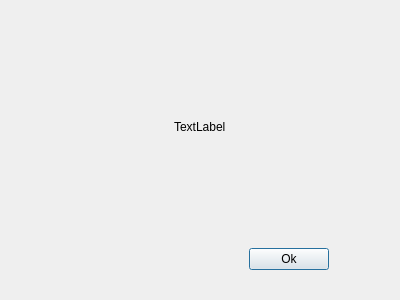
<?xml version="1.0" encoding="UTF-8"?>
<ui version="4.0">
 <class>Thumbass</class>
 <widget class="QDialog" name="Thumbass">
  <property name="windowModality">
   <enum>Qt::WindowModal</enum>
  </property>
  <property name="geometry">
   <rect>
    <x>0</x>
    <y>0</y>
    <width>400</width>
    <height>300</height>
   </rect>
  </property>
  <property name="windowTitle">
   <string>Dialog</string>
  </property>
  <layout class="QGridLayout" name="gridLayout">
   <item row="0" column="0">
    <layout class="QVBoxLayout" name="verticalLayout" stretch="1,10,1,1,1">
     <item>
      <spacer name="verticalSpacer">
       <property name="orientation">
        <enum>Qt::Vertical</enum>
       </property>
       <property name="sizeHint" stdset="0">
        <size>
         <width>20</width>
         <height>40</height>
        </size>
       </property>
      </spacer>
     </item>
     <item>
      <layout class="QHBoxLayout" name="horizontalLayout_2" stretch="0,0,0">
       <item>
        <spacer name="horizontalSpacer_3">
         <property name="orientation">
          <enum>Qt::Horizontal</enum>
         </property>
         <property name="sizeHint" stdset="0">
          <size>
           <width>40</width>
           <height>20</height>
          </size>
         </property>
        </spacer>
       </item>
       <item>
        <widget class="QLabel" name="label">
         <property name="text">
          <string>TextLabel</string>
         </property>
        </widget>
       </item>
       <item>
        <spacer name="horizontalSpacer_4">
         <property name="orientation">
          <enum>Qt::Horizontal</enum>
         </property>
         <property name="sizeHint" stdset="0">
          <size>
           <width>40</width>
           <height>20</height>
          </size>
         </property>
        </spacer>
       </item>
      </layout>
     </item>
     <item>
      <spacer name="verticalSpacer_2">
       <property name="orientation">
        <enum>Qt::Vertical</enum>
       </property>
       <property name="sizeHint" stdset="0">
        <size>
         <width>20</width>
         <height>40</height>
        </size>
       </property>
      </spacer>
     </item>
     <item>
      <layout class="QHBoxLayout" name="horizontalLayout" stretch="4,0,1">
       <item>
        <spacer name="horizontalSpacer">
         <property name="orientation">
          <enum>Qt::Horizontal</enum>
         </property>
         <property name="sizeHint" stdset="0">
          <size>
           <width>40</width>
           <height>20</height>
          </size>
         </property>
        </spacer>
       </item>
       <item>
        <widget class="QPushButton" name="pushButton">
         <property name="text">
          <string>Ok</string>
         </property>
        </widget>
       </item>
       <item>
        <spacer name="horizontalSpacer_2">
         <property name="orientation">
          <enum>Qt::Horizontal</enum>
         </property>
         <property name="sizeHint" stdset="0">
          <size>
           <width>40</width>
           <height>20</height>
          </size>
         </property>
        </spacer>
       </item>
      </layout>
     </item>
     <item>
      <spacer name="verticalSpacer_3">
       <property name="orientation">
        <enum>Qt::Vertical</enum>
       </property>
       <property name="sizeHint" stdset="0">
        <size>
         <width>20</width>
         <height>40</height>
        </size>
       </property>
      </spacer>
     </item>
    </layout>
   </item>
  </layout>
 </widget>
 <resources/>
 <connections>
  <connection>
   <sender>pushButton</sender>
   <signal>clicked()</signal>
   <receiver>Thumbass</receiver>
   <slot>close()</slot>
   <hints>
    <hint type="sourcelabel">
     <x>284</x>
     <y>252</y>
    </hint>
    <hint type="destinationlabel">
     <x>199</x>
     <y>149</y>
    </hint>
   </hints>
  </connection>
 </connections>
</ui>
